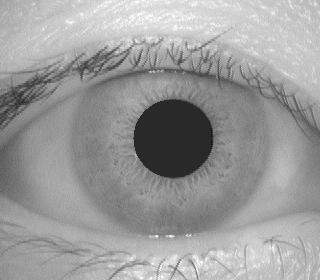
#> input picture Dataset/CASIA1/1/001_1_2.jpg, 320 x 280 px; its folder holds only this picture in this run
$ python -i normalization.py   (imports and definitions only)
#> lines starting #> are read from the running program, lines starting #| are printed output that depends on the picture
#> further down, picture is the input picture: shape (280, 320, 3); min 12, max 255, mean 155
import cv2 as cv
import math
import numpy as np
import os

input_img_path = "Dataset/CASIA1/left"

output_path = "Dataset/1/left/norm"
iris_circle = [0, 0, 0]

def bottom_hat_median_blurr(image):

    cimg = image

    kernel = cv.getStructuringElement(cv.MORPH_ELLIPSE, (5, 5))
    blackhat = cv.morphologyEx(cimg, cv.MORPH_BLACKHAT, kernel)
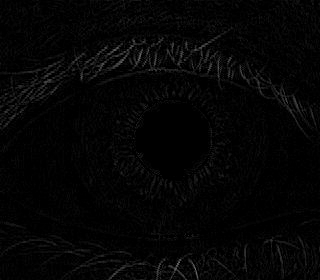
#> blackhat: shape (280, 320, 3); min 0, max 118, mean 4.8
    bottom_hat_filtered = cv.add(blackhat, cimg)
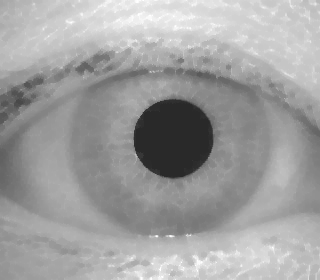
#> bottom_hat_filtered: shape (280, 320, 3); min 41, max 255, mean 159.8

    return cv.medianBlur(bottom_hat_filtered, 17)

def adjust_gamma(image, gamma=1.0):

#> called with gamma = 10
    inv_gamma = 1.0 / gamma
    table = np.array([((i / 255.0) ** inv_gamma) * 255
    for i in np.arange(0, 256)]).astype("uint8")
    return cv.LUT(image, table)
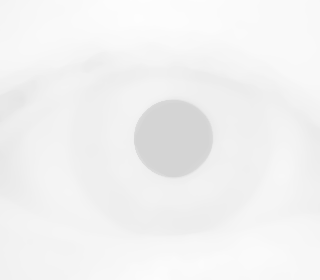
#> returned value: shape (280, 320, 3); min 212, max 253, mean 241.8

def detect_circles(img, canny_param=20, hough_param=20):

    filtered = bottom_hat_median_blurr(img)
    adjusted = adjust_gamma(filtered, 10)
     #case mmu => min_rad = 15, max_rad = 40
#> (the run stopped early here; a loop or call above may not have finished)

$ run again, on Dataset/CASIA1/1/001_1_3.jpg
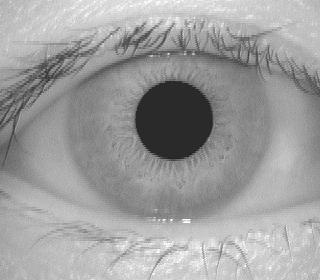
#> input picture Dataset/CASIA1/1/001_1_3.jpg, 320 x 280 px
#> picture is the input picture: shape (280, 320, 3); min 24, max 255, mean 158
#> in bottom_hat_median_blurr, `blackhat = cv.morphologyEx(cimg, cv.MORPH_BLACKHAT, kernel)`:
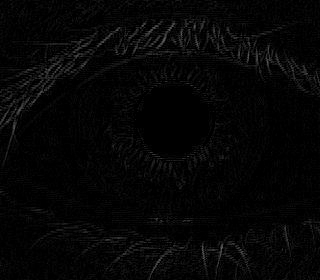
#> blackhat: shape (280, 320, 3); min 0, max 104, mean 5.5
#> in adjust_gamma, `return cv.LUT(image, table)`:
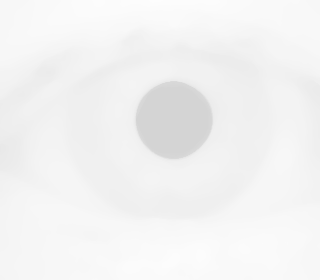
#> returned value: shape (280, 320, 3); min 212, max 253, mean 242.4
